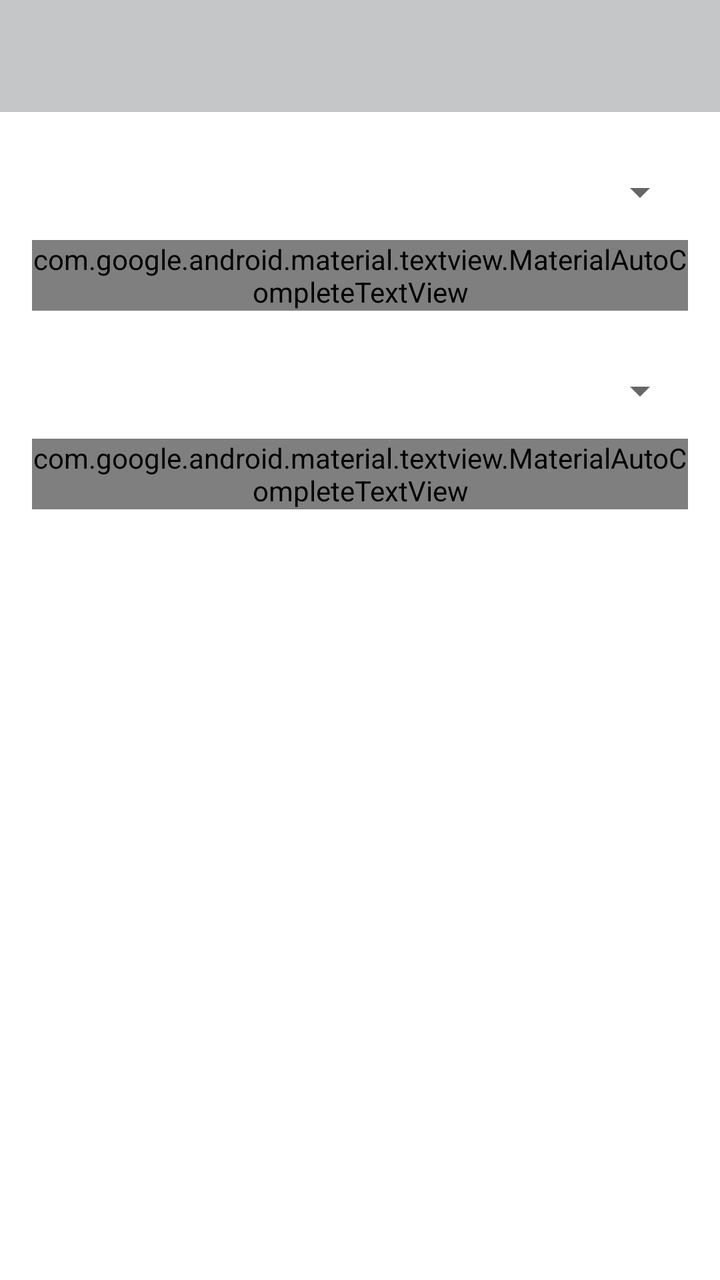
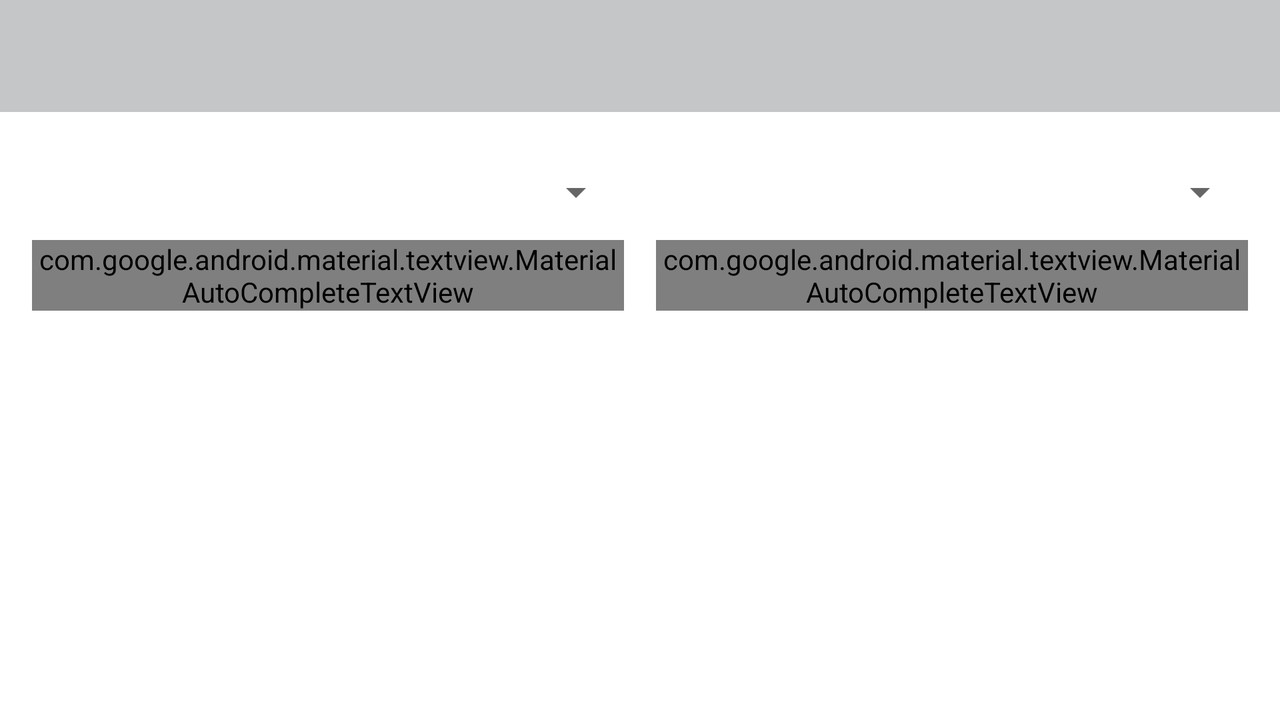

An Android layout and its configuration variant, each rendered on a device that would load it. The default file and the variant file are quoted in full after the pictures.
<!-- AndroidManifest.xml: application theme Stable.DayNight -->
<!-- res/layout/fragment_project_list.xml -->
<?xml version="1.0" encoding="utf-8"?>
<LinearLayout xmlns:android="http://schemas.android.com/apk/res/android"
    xmlns:app="http://schemas.android.com/apk/res-auto"
    xmlns:tools="http://schemas.android.com/tools"
    android:layout_width="match_parent"
    android:layout_height="match_parent"
    android:orientation="vertical">

    <com.google.android.material.appbar.AppBarLayout
        android:id="@+id/appBar"
        android:layout_width="match_parent"
        android:layout_height="wrap_content"
        app:elevation="0dp">
        <com.google.android.material.appbar.MaterialToolbar
            android:id="@+id/toolbar"
            android:layout_width="match_parent"
            android:layout_height="?actionBarSize"
            style="@style/Widget.MaterialComponents.Toolbar.Surface"
            app:navigationIcon="@drawable/ic_menu"/>
    </com.google.android.material.appbar.AppBarLayout>

    <com.google.android.material.textfield.TextInputLayout
        android:id="@+id/versionControlLayout"
        android:layout_width="match_parent"
        android:layout_height="wrap_content"
        android:layout_marginTop="16dp"
        android:layout_marginStart="16dp"
        android:layout_marginEnd="16dp"
        android:layout_marginBottom="8dp"
        style="@style/Widget.MaterialComponents.TextInputLayout.OutlinedBox.ExposedDropdownMenu">
        <com.google.android.material.textview.MaterialAutoCompleteTextView
            android:id="@+id/versionControlDropdown"
            android:layout_width="match_parent"
            android:layout_height="wrap_content"
            android:hint="@string/version_control_source"/>
    </com.google.android.material.textfield.TextInputLayout>

    <com.google.android.material.textfield.TextInputLayout
        android:id="@+id/organizationLayout"
        android:layout_width="match_parent"
        android:layout_height="wrap_content"
        android:layout_marginTop="8dp"
        android:layout_marginStart="16dp"
        android:layout_marginEnd="16dp"
        android:layout_marginBottom="16dp"
        style="@style/Widget.MaterialComponents.TextInputLayout.OutlinedBox.ExposedDropdownMenu">
        <com.google.android.material.textview.MaterialAutoCompleteTextView
            android:id="@+id/organizationDropdown"
            android:layout_width="match_parent"
            android:layout_height="wrap_content"
            android:hint="@string/organization"/>
    </com.google.android.material.textfield.TextInputLayout>

    <androidx.core.widget.NestedScrollView
        android:id="@+id/sheet"
        android:layout_width="match_parent"
        android:layout_height="match_parent"
        android:elevation="8dp"
        style="@style/ThemeOverlay.Stable.Backdrop">
        <androidx.recyclerview.widget.RecyclerView
            android:id="@+id/projectList"
            android:layout_width="match_parent"
            android:layout_height="match_parent"
            tools:listitem="@layout/list_item_project"/>
    </androidx.core.widget.NestedScrollView>
</LinearLayout>
<!-- resources referenced by this layout -->
<resources>
  <string name="organization">Organization</string>
  <string name="version_control_source">Version Control Source</string>
  <style name="ThemeOverlay.Stable.Backdrop" parent="">
          <item name="android:colorBackground">?colorSurface</item>
      </style>
  <style name="Stable.DayNight" parent="Base.Stable.Theme" />
  <color name="color_primary">#1f2833</color>
  <color name="color_primary_variant">#0b0c10</color>
  <color name="color_secondary">#66fcf1</color>
  <color name="color_secondary_variant">#45a29e</color>
  <color name="color_background">#ffffff</color>
  <color name="color_surface">#c5c6c7</color>
  <color name="color_error">#b00020</color>
  <color name="color_on_primary">#ffffff</color>
  <color name="color_on_secondary">#000000</color>
  <color name="color_on_background">#000000</color>
  <color name="color_on_surface">#000000</color>
  <color name="color_on_error">#ffffff</color>
  <style name="TextAppearance.Stable.Headline1" parent="TextAppearance.MaterialComponents.Headline1">
          
          <item name="fontFamily">@font/inconsolata_light</item>
      </style>
  <style name="TextAppearance.Stable.Headline2" parent="TextAppearance.MaterialComponents.Headline2">
          
          <item name="fontFamily">@font/inconsolata_light</item>
      </style>
  <style name="TextAppearance.Stable.Headline3" parent="TextAppearance.MaterialComponents.Headline3">
          
          <item name="fontFamily">@font/inconsolata</item>
      </style>
  <style name="TextAppearance.Stable.Headline4" parent="TextAppearance.MaterialComponents.Headline4">
          
          <item name="fontFamily">@font/inconsolata</item>
      </style>
  <style name="TextAppearance.Stable.Headline5" parent="TextAppearance.MaterialComponents.Headline5">
          
          <item name="fontFamily">@font/inconsolata</item>
      </style>
  <style name="TextAppearance.Stable.Headline6" parent="TextAppearance.MaterialComponents.Headline6">
          
          <item name="fontFamily">@font/inconsolata_medium</item>
      </style>
  <style name="TextAppearance.Stable.Subtitle1" parent="TextAppearance.MaterialComponents.Subtitle1">
          
          <item name="fontFamily">@font/inconsolata</item>
      </style>
  <style name="TextAppearance.Stable.Subtitle2" parent="TextAppearance.MaterialComponents.Subtitle2">
          
          <item name="fontFamily">@font/inconsolata_medium</item>
      </style>
  <style name="TextAppearance.Stable.Body1" parent="TextAppearance.MaterialComponents.Body1">
          
          <item name="fontFamily">@font/inconsolata</item>
      </style>
  <style name="TextAppearance.Stable.Body2" parent="TextAppearance.MaterialComponents.Body2">
          
          <item name="fontFamily">@font/inconsolata</item>
      </style>
  <style name="TextAppearance.Stable.Button" parent="TextAppearance.MaterialComponents.Button">
          
          <item name="fontFamily">@font/inconsolata_medium</item>
      </style>
  <style name="TextAppearance.Stable.Caption" parent="TextAppearance.MaterialComponents.Caption">
          
          <item name="fontFamily">@font/inconsolata</item>
      </style>
  <style name="TextAppearance.Stable.Overline" parent="TextAppearance.MaterialComponents.Overline">
          
          <item name="fontFamily">@font/inconsolata</item>
      </style>
  <style name="ShapeAppearance.Stable.SmallComponent" parent="ShapeAppearance.MaterialComponents.SmallComponent">
          
      </style>
  <style name="ShapeAppearance.Stable.MediumComponent" parent="ShapeAppearance.MaterialComponents.MediumComponent">
          
      </style>
  <style name="ShapeAppearance.Stable.LargeComponent" parent="ShapeAppearance.MaterialComponents.LargeComponent">
          
      </style>
  <dimen name="alpha_emphasis_high">@dimen/material_emphasis_high_type</dimen>
  <dimen name="alpha_emphasis_medium">@dimen/material_emphasis_medium</dimen>
  <dimen name="alpha_emphasis_disabled">@dimen/material_emphasis_disabled</dimen>
  <!-- some entries are left out for length -->
</resources>
<!-- res/layout-land/fragment_project_list.xml (the repository's variant of the layout above) -->
<!-- drawn on the phone turned sideways -->
<?xml version="1.0" encoding="utf-8"?>
<LinearLayout xmlns:android="http://schemas.android.com/apk/res/android"
    xmlns:app="http://schemas.android.com/apk/res-auto"
    xmlns:tools="http://schemas.android.com/tools"
    android:layout_width="match_parent"
    android:layout_height="match_parent"
    android:orientation="vertical">

    <com.google.android.material.appbar.AppBarLayout
        android:id="@+id/appBar"
        android:layout_width="match_parent"
        android:layout_height="wrap_content"
        app:elevation="0dp">
        <com.google.android.material.appbar.MaterialToolbar
            android:id="@+id/toolbar"
            android:layout_width="match_parent"
            android:layout_height="?actionBarSize"
            style="@style/Widget.MaterialComponents.Toolbar.Surface"
            app:navigationIcon="@drawable/ic_menu"/>
    </com.google.android.material.appbar.AppBarLayout>

    <LinearLayout
        android:layout_width="match_parent"
        android:layout_height="wrap_content"
        android:orientation="horizontal"
        android:baselineAligned="false">
        <com.google.android.material.textfield.TextInputLayout
            android:id="@+id/versionControlLayout"
            android:layout_width="0dp"
            android:layout_height="wrap_content"
            android:layout_marginTop="16dp"
            android:layout_marginStart="16dp"
            android:layout_marginEnd="8dp"
            android:layout_marginBottom="16dp"
            android:layout_weight="1"
            style="@style/Widget.MaterialComponents.TextInputLayout.OutlinedBox.ExposedDropdownMenu">
            <com.google.android.material.textview.MaterialAutoCompleteTextView
                android:id="@+id/versionControlDropdown"
                android:layout_width="match_parent"
                android:layout_height="wrap_content"
                android:hint="@string/version_control_source"/>
        </com.google.android.material.textfield.TextInputLayout>

        <com.google.android.material.textfield.TextInputLayout
            android:id="@+id/organizationLayout"
            android:layout_width="0dp"
            android:layout_height="wrap_content"
            android:layout_marginTop="16dp"
            android:layout_marginStart="8dp"
            android:layout_marginEnd="16dp"
            android:layout_marginBottom="16dp"
            android:layout_weight="1"
            style="@style/Widget.MaterialComponents.TextInputLayout.OutlinedBox.ExposedDropdownMenu">
            <com.google.android.material.textview.MaterialAutoCompleteTextView
                android:id="@+id/organizationDropdown"
                android:layout_width="match_parent"
                android:layout_height="wrap_content"
                android:hint="@string/organization"/>
        </com.google.android.material.textfield.TextInputLayout>
    </LinearLayout>


    <androidx.core.widget.NestedScrollView
        android:id="@+id/sheet"
        android:layout_width="match_parent"
        android:layout_height="match_parent"
        android:elevation="8dp"
        style="@style/ThemeOverlay.Stable.Backdrop">
        <androidx.recyclerview.widget.RecyclerView
            android:id="@+id/projectList"
            android:layout_width="match_parent"
            android:layout_height="match_parent"
            tools:listitem="@layout/list_item_project"/>
    </androidx.core.widget.NestedScrollView>
</LinearLayout>
